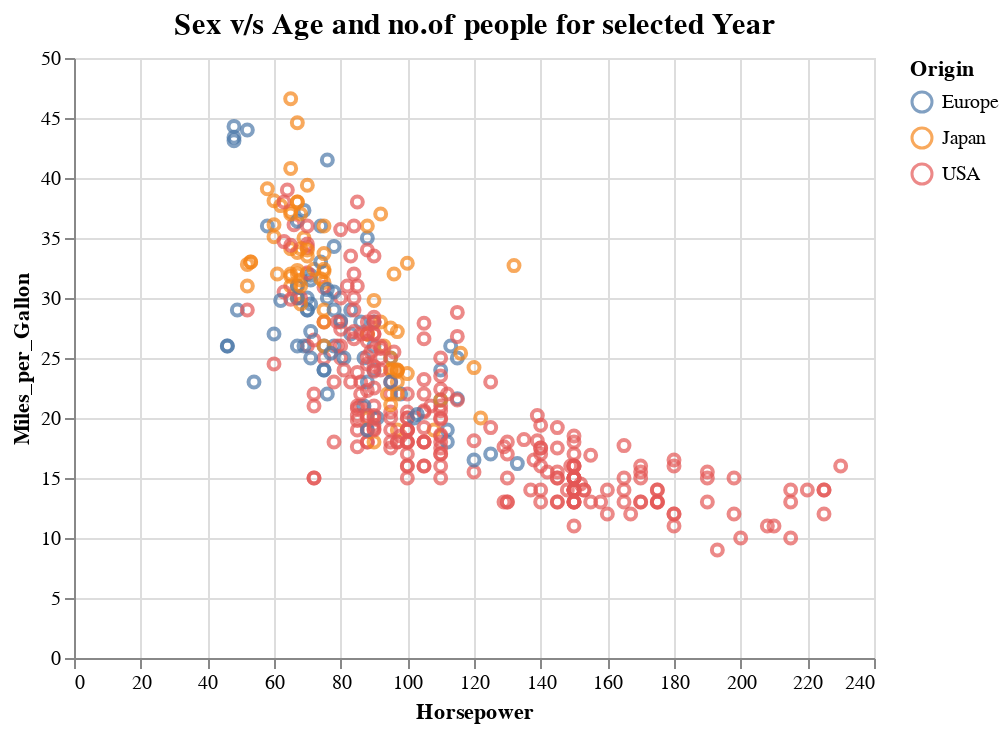

Notebook source saved alongside this figure:
### Markdown cell above
#### Effect of `transform_filter()` on the above graph.

We can modify the same graph to show points of just one region at a time, by simply adding a `transform_filter()` for selection.

### Code cell
input_dropdown = alt.binding_select(options=['Europe','Japan','USA'])
selection = alt.selection_single(fields=['Origin'], bind=input_dropdown, name='Country of ')
color = alt.condition(selection,
                    alt.Color('Origin:N', legend=None),
                    alt.value('lightgray'))

Chart=alt.Chart(cars).mark_point().encode(
    x='Horsepower:Q',
    y='Miles_per_Gallon:Q',
    color='Origin:N',
    tooltip='Name:N'
).add_selection(
    selection
).transform_filter(
    selection
).properties(
    title='Sex v/s Age and no.of people for selected Year'  # adding title to the chart
)


Chart.configure_title(  # chart title configuration 
    fontSize=15,
    font='Courier',
    anchor='middle',
    color='black'
)

### Figure 1 — Vega-Lite specification as saved in the notebook (floating-point values rounded to 4 significant figures; data arrays with more than 128 entries replaced by an {"elided": "..."} marker saying what was removed)
{"config": {"view": {"continuousWidth": 400, "continuousHeight": 300}, "title": {"anchor": "middle", "color": "black", "font": "Courier", "fontSize": 15}}, "data": {"name": "data-f02450ab61490a1363517a0190416235"}, "mark": "point", "encoding": {"color": {"type": "nominal", "field": "Origin"}, "tooltip": {"type": "nominal", "field": "Name"}, "x": {"type": "quantitative", "field": "Horsepower"}, "y": {"type": "quantitative", "field": "Miles_per_Gallon"}}, "selection": {"Country of ": {"type": "single", "fields": ["Origin"], "bind": {"input": "select", "options": ["Europe", "Japan", "USA"]}}}, "title": "Sex v/s Age and no.of people for selected Year", "transform": [{"filter": {"selection": "Country of "}}], "$schema": "https://vega.github.io/schema/vega-lite/v4.8.1.json", "datasets": {"data-f02450ab61490a1363517a0190416235": {"elided": "406 records"}}}
